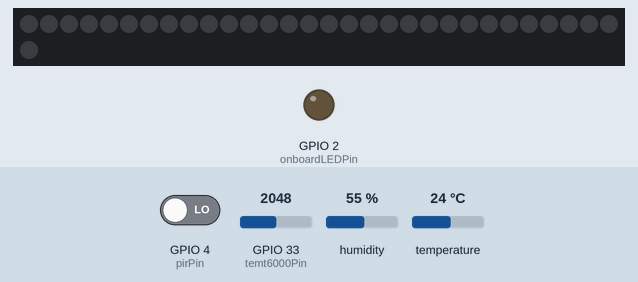
Bench run of a sketch on a simulated ESP32. Parts: 31 RGB LEDs in strip order, left to right, continuing on the next row, output pins drawn as LEDs (lit = HIGH). The inputs (shaded band) are chosen by the test bench; at power-on: GPIO 4 (pirPin) LOW, GPIO 33 (temt6000Pin) = 2048, humidity 55 %, temperature 24 °C. Dim RGB values are drawn brighter than linear; WiFi joins after 1.5 s; servers stay silent unless stated; uploads are accepted with an empty reply; what the sketch prints to the serial monitor is not drawn.

Above: at 4.3 s.
4.4 s: GPIO 4 (pirPin) driven HIGH
At 5.9 s:
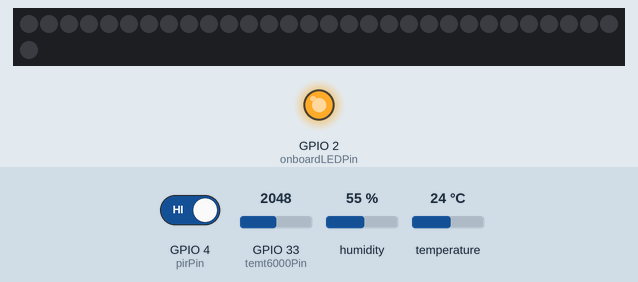
At 9.2 s:
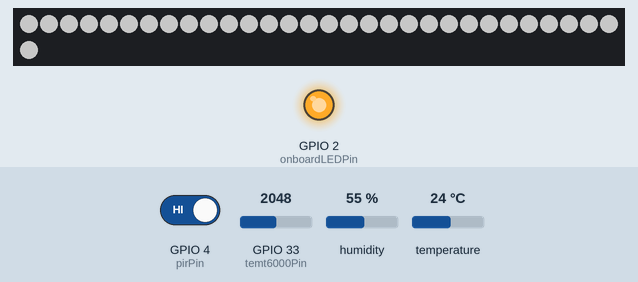
9.8 s: GPIO 33 (temt6000Pin) set to 896
13.3 s: GPIO 33 (temt6000Pin) set to 796
At 19.7 s:
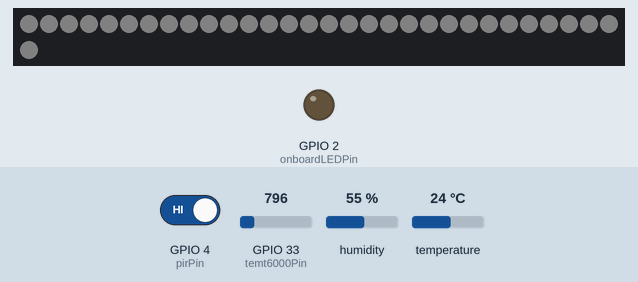
Timing chart, 0 to 24.3 s (numbered marks = the images above; inputs shaded):
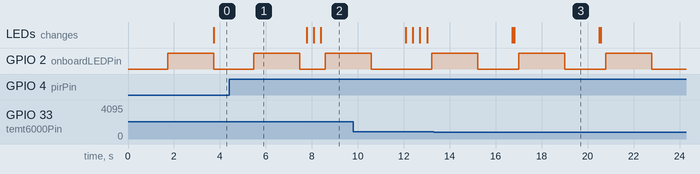

The sketch:

robustLighting_demo1.ino
```cpp
#include <FastLED.h>
#include <WiFi.h>
#include <WiFiClientSecure.h>
#include <HTTPClient.h>
#include <Wire.h>
#include "DHT.h"

// Network credentials
const char* ssid = "";
const char* password = "";

// Database info
const char* serverName = "https://UCSD-HDSI-IOT.com/post-esp-data.php";

#define LED_PIN     12
#define NUM_LEDS     31   // 144 - MAX
#define LOW_BRIGHTNESS    5s
#define MID_BRIGHTNESS    55
#define HIG_BRIGHTNESS    115
#define DHT_PIN     17
#define DHT_TYPE     DHT11

// Declare vars for DHT sensor
DHT dht(DHT_PIN, DHT_TYPE);

// Declare vars for ambient light sensor
int temt6000Pin = 33;
int lightingCondition = 0;

// Declare vars for LED strip
CRGB leds[NUM_LEDS];
int onboardLEDPin = 2;
int pirPin = 4;
int pirVal = 0;
bool ledOn = false;
int currBrightness = 0;
int delayDuration = 30000;
unsigned long delayTime = 0;

void setup() {
  Serial.begin(115200);

  blinkOnboardLED(0);
  blinkOnboardLED(0);

  WiFi.begin(ssid, password);
  Serial.println("Connecting");
  while(WiFi.status() != WL_CONNECTED) {
    delay(500);
    Serial.print(".");
  }
  Serial.println("");
  Serial.print("Connected to WiFi network with IP Address: ");
  Serial.println(WiFi.localIP());

  FastLED.addLeds<WS2812, LED_PIN, GRB>(leds, NUM_LEDS);
  pinMode(onboardLEDPin, OUTPUT);
  pinMode(pirPin, INPUT);
  dht.begin();


  Serial.print("read through function setup: ");
  Serial.print(analogRead(temt6000Pin));
  Serial.println("done reading");

}

void loop() {

  pirVal = digitalRead(pirPin);
  sendData();

  if (pirVal == HIGH) {

    delayTime = millis();

    while ((millis() - delayTime) < delayDuration) {

      int lightingCondition = analogRead(temt6000Pin);
      Serial.print("lighting condition: ");
      Serial.print(lightingCondition);
      Serial.println("");
      if (lightingCondition > 850) {
        Serial.println("OVER 850");
        graduallyOff(currBrightness);
        graduallyOn(currBrightness, 99);
      // } else if (lightingCondition <= 850 && lightCondition >= 5)
      } else {
        graduallyOff(currBrightness);
        graduallyOn(currBrightness, 5);
      }

      sendData();

      Serial.println(delayTime);
      Serial.println((millis() - delayTime));

      if (digitalRead(pirPin) == HIGH) {
        delayTime = millis();
      }

      delay(1500);

    }

  }
  else {

    graduallyOff(currBrightness);

  }

  delay(1500);

}

void blinkOnboardLED(int delayLength) {

  digitalWrite(onboardLEDPin, HIGH);
  delay(delayLength);
  digitalWrite(onboardLEDPin, LOW);

}

void turnOn(int brightness) {

  FastLED.setBrightness(brightness);

  for (int i = 0; i <= NUM_LEDS; i++) {

    leds[i] = CRGB(255, 255, 255);

  }

  FastLED.show();
  currBrightness = brightness;
  ledOn = true;

}

void turnOff() {

  FastLED.clear();
  FastLED.show();
  currBrightness = 0;
  ledOn = false;

}

void graduallyOff(int currBrightness) {

  for (int i = currBrightness; i >= 0 ; i--) {
    FastLED.setBrightness(i);
    for (int j = 0; j <= NUM_LEDS; j++) {
      leds[j] = CRGB(255, 255, 255);
    }

    FastLED.show();
    delay(8);
  }

  ledOn = false;
  currBrightness = 0;
}

void graduallyOn(int currBrightness, int brightness) {

  if (ledOn == false) {
    for (int i = currBrightness+1; i <= brightness; i++) {
      FastLED.setBrightness(i);
      for (int j = 0; j <= NUM_LEDS; j++) {
        leds[j] = CRGB(255, 255, 255);
      }
      FastLED.show();
      delay(8);
    }
    ledOn = true;
  }

  currBrightness = brightness;
}

void sendData() {

  String apiKeyValue = "";
  String sensorName = "Team 3";
  String sensorLocation = "UC San Diego";

  //Check WiFi connection status
  if(WiFi.status()== WL_CONNECTED){
    WiFiClientSecure *client = new WiFiClientSecure;
    client->setInsecure(); //don't use SSL certificate
    HTTPClient https;

    // Your Domain name with URL path
    https.begin(*client, serverName);

    // Specify content-type header
    https.addHeader("Content-Type", "application/x-www-form-urlencoded");

    // Prepare HTTP POST request data
    String httpRequestData = "api_key=" + apiKeyValue + "&sensor=" + sensorName
                          + "&location=" + sensorLocation + "&value1=" + String(digitalRead(pirPin))
                          + "&value2=" + String(dht.readHumidity())+"%" + "&value3=" + String(dht.readTemperature(true))+"°F" + "";
    Serial.print("httpRequestData: ");
    Serial.println(httpRequestData);

    // Send HTTP POST request
    int httpResponseCode = https.POST(httpRequestData);

    if (httpResponseCode>0) {
      Serial.print("HTTP Response code: ");
      Serial.println(httpResponseCode);
      blinkOnboardLED(2000);
    }
    else {
      Serial.print("Error code: ");
      Serial.println(httpResponseCode);
      ESP.restart();
    }

    https.end();
  }
  else {
    Serial.println("WiFi Disconnected");
  }

}
```

Measured:
- the behaviour switches between 851 and 850 on GPIO 33 (temt6000Pin) (found by bisection; images 2 and 3)
- after the input at 4.4 s, the LEDs: first change after 3.4 s (image 2 shows a later state)
- by itself, GPIO 2 (onboardLEDPin): alternates HIGH for 2.0 s and LOW for 1.8 s
